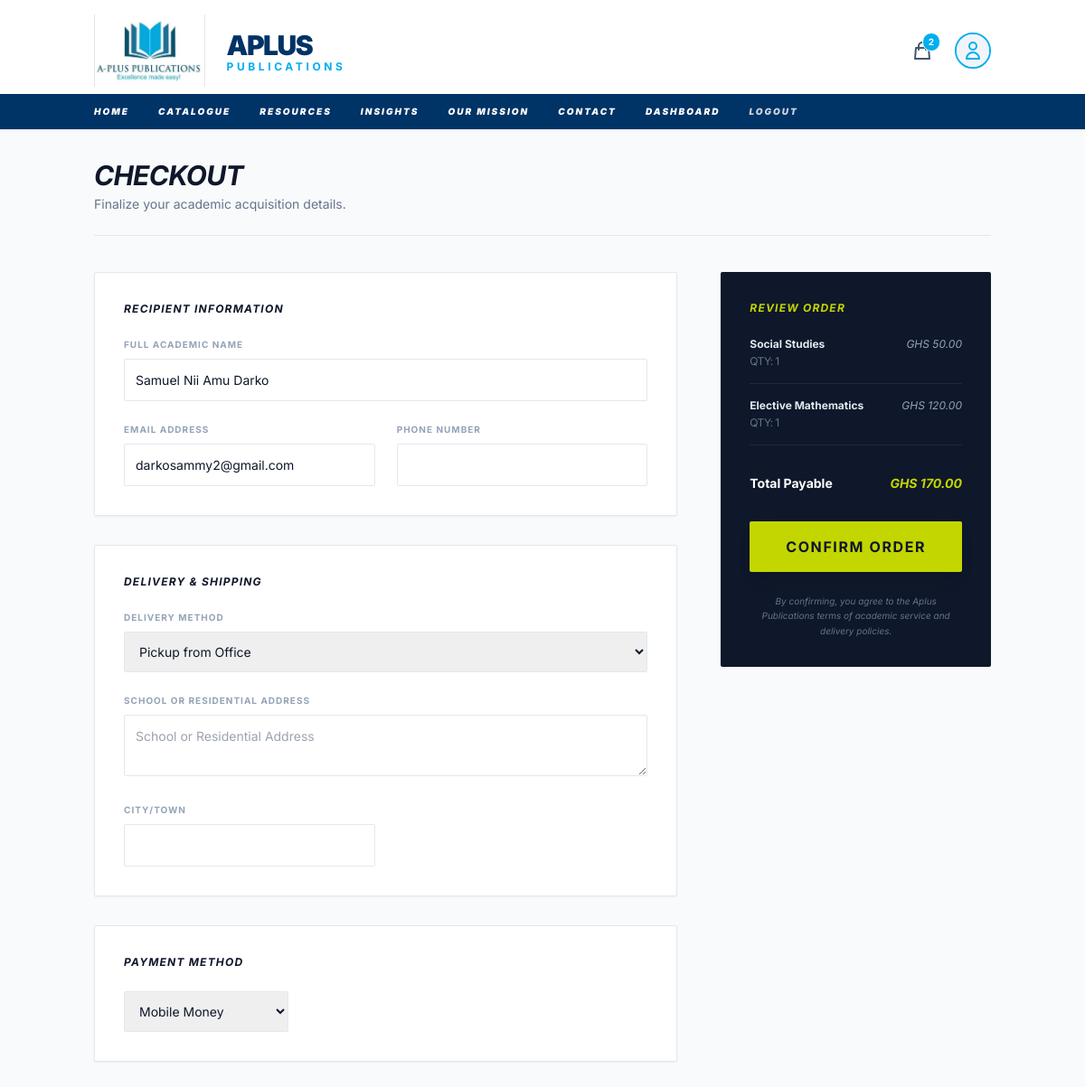
/orders/checkout/ (signed in), run on the app's committed database.
### accounts/models.py (models this page shows, shortened)
class User(AbstractUser):
    class Roles(models.TextChoices):
        STUDENT = 'STUDENT', _('Student')
        TEACHER = 'TEACHER', _('Teacher')
        PARENT = 'PARENT', _('Parent')
        SCHOOL = 'SCHOOL', _('School Admin')
    role = models.CharField(
        max_length=20,
        choices=Roles.choices,
        default=Roles.STUDENT,
        help_text=_("The primary academic role of the user.")
    )
    email = models.EmailField(_('email address'), unique=True)
    USERNAME_FIELD = 'email'
    REQUIRED_FIELDS = ['username', 'first_name', 'last_name']

### orders/models.py (models this page shows, shortened)
class CartItem(models.Model):
    cart = models.ForeignKey(Cart, on_delete=models.CASCADE, related_name='items')
    product = models.ForeignKey(Textbook, on_delete=models.CASCADE)
    quantity = models.PositiveIntegerField(default=1)
    added_at = models.DateTimeField(auto_now_add=True)
    class Meta:
        unique_together = ('cart', 'product')

### shop/models.py (models this page shows, shortened)
class Textbook(models.Model):
    class Curriculum(models.TextChoices):
        NACCA = 'NACCA', 'NaCCA'
        WAEC = 'WAEC', 'WAEC'
    class BookType(models.TextChoices):
        TEXTBOOK = 'TEXTBOOK', 'Textbook'
        WORKBOOK = 'WORKBOOK', 'Workbook'
        PAST_QUESTIONS = 'PAST_QUESTIONS', 'Past Questions'
    title = models.CharField(max_length=255)
    slug = models.SlugField(max_length=255, unique=True)
    subject = models.ForeignKey(Subject, on_delete=models.PROTECT, related_name='textbooks')
    academic_level = models.ForeignKey(AcademicLevel, on_delete=models.PROTECT, related_name='textbooks')
    book_type = models.CharField(max_length=20, choices=BookType.choices, default=BookType.TEXTBOOK)
    curriculum = models.CharField(max_length=10, choices=Curriculum.choices, default=Curriculum.NACCA)
    isbn = models.CharField("ISBN", max_length=20, unique=True, blank=True, null=True)
    description = models.TextField()
    cover_image = models.ImageField(upload_to='textbooks/covers/')
    price = models.DecimalField(max_digits=10, decimal_places=2, default=0.00)
    meta_title = models.CharField(max_length=70, blank=True, help_text="SEO title tag.")
    meta_description = models.CharField(max_length=160, blank=True, help_text="SEO meta description.")
    created_at = models.DateTimeField(auto_now_add=True)
    updated_at = models.DateTimeField(auto_now=True)
    class Meta:
        verbose_name = "Textbook"
        verbose_name_plural = "Textbooks"
        ordering = ['-created_at']

### orders/views.py (the view)
# urls.py: path('checkout/', views.checkout, name='checkout'),
def checkout(request):
    cart = get_or_create_cart(request)
    if cart.items.count() == 0:
        return redirect('shop:textbook_list')
    if request.method == 'POST':
        form = CheckoutForm(request.POST)
        if form.is_valid():
            with transaction.atomic():
                order = form.save(commit=False)
                if request.user.is_authenticated:
                    order.user = request.user
                total = sum(item.product.price * item.quantity for item in cart.items.all())
                order.total_amount = total
                order.save()
                for item in cart.items.all():
                    OrderItem.objects.create(
                        order=order,
                        product=item.product,
                        price=item.product.price,
                        quantity=item.quantity
                    )
                cart.items.all().delete()
                return redirect('orders:initiate_payment', order_id=order.order_id)
    else:
        initial_data = {}
        if request.user.is_authenticated:
            initial_data = {
                'full_name': request.user.get_full_name(),
                'email': request.user.email,
            }
        form = CheckoutForm(initial=initial_data)
    cart_total = sum(item.product.price * item.quantity for item in cart.items.all())
    return render(request, 'orders/checkout.html', {
        'cart': cart,
        'form': form,
        'cart_total': cart_total
    })

### orders/forms.py (shortened to what this page needs)
class CheckoutForm(forms.ModelForm):
    class Meta:
        model = Order
        fields = [
            'full_name', 'email', 'phone_number',
            'address', 'city', 'delivery_method', 'payment_method'
        ]
        widgets = {
            'address': forms.Textarea(attrs={'rows': 2, 'placeholder': 'School or Residential Address'}),
            'full_name': forms.TextInput(attrs={'placeholder': 'Full Academic/Professional Name'}),
        }
    def __init__(self, *args, **kwargs):
        super().__init__(*args, **kwargs)
        self.fields['address'].required = False

### orders/cart_utils.py (called while the page is built)
def get_or_create_cart(request):
    if request.user.is_authenticated:
        cart, created = Cart.objects.get_or_create(user=request.user)
    else:
        if not request.session.session_key:
            request.session.create()
        session_key = request.session.session_key
        cart, created = Cart.objects.get_or_create(session_key=session_key)
    return cart

### orders/context_processors.py (called while the page is built)
def cart_count(request):
    try:
        cart = get_or_create_cart(request)
        return {'cart_total_items': cart.total_items}
    except Exception:
        return {'cart_total_items': 0}

### orders/models.py (called while the page is built)
    @property
    def total_items(self):
        return sum(item.quantity for item in self.items.all())

### templates/orders/checkout.html (shortened to what this page needs)
{% extends 'base.html' %}
{% block content %}
<div class="container mx-auto px-4 py-8">
    <div class="mb-10 border-b pb-6">
        <h1 class="text-3xl font-bold tracking-tight text-slate-900 italic uppercase">Checkout</h1>
        <p class="text-slate-500 text-sm mt-1">Finalize your academic acquisition details.</p>
    </div>
    <form method="post" class="grid grid-cols-1 lg:grid-cols-3 gap-12">
        <div class="lg:col-span-2 space-y-8">
            <section class="bg-white border p-8 rounded-sm shadow-sm">
                <h2 class="text-xs font-bold uppercase tracking-widest text-brandBrown mb-6 italic">Recipient Information</h2>
                <div class="grid grid-cols-1 md:grid-cols-2 gap-6">
                    <div class="md:col-span-2">
                        <label class="block text-[10px] font-bold uppercase text-slate-400 mb-2 tracking-widest">Full Academic Name</label>
                        {{ form.full_name }}
                    </div>
                    <div>
                        <label class="block text-[10px] font-bold uppercase text-slate-400 mb-2 tracking-widest">Email Address</label>
                        {{ form.email }}
                    </div>
                    <div>
                        <label class="block text-[10px] font-bold uppercase text-slate-400 mb-2 tracking-widest">Phone Number</label>
                        {{ form.phone_number }}
                    </div>
                </div>
            </section>
            <section class="bg-white border p-8 rounded-sm shadow-sm">
                <h2 class="text-xs font-bold uppercase tracking-widest text-brandBrown mb-6 italic">Delivery & Shipping</h2>
                <div class="space-y-6">
                    <div>
                        <label class="block text-[10px] font-bold uppercase text-slate-400 mb-2 tracking-widest">Delivery Method</label>
                        {{ form.delivery_method }}
                    </div>
                    <div class="grid grid-cols-1 md:grid-cols-2 gap-6">
                        <div class="md:col-span-2">
                            <label class="block text-[10px] font-bold uppercase text-slate-400 mb-2 tracking-widest">School or Residential Address</label>
                            {{ form.address }}
                        </div>
                        <div>
                            <label class="block text-[10px] font-bold uppercase text-slate-400 mb-2 tracking-widest">City/Town</label>
                            {{ form.city }}
                        </div>
                    </div>
                </div>
            </section>
            <section class="bg-white border p-8 rounded-sm shadow-sm">
                <h2 class="text-xs font-bold uppercase tracking-widest text-brandBrown mb-6 italic">Payment Method</h2>
                <div class="grid grid-cols-1 md:grid-cols-3 gap-4">
                    {{ form.payment_method }}
                </div>
            </section>
        </div>
        <div class="space-y-6">
            <div class="bg-slate-900 text-white p-8 rounded-sm shadow-sm sticky top-24">
                <h2 class="text-xs font-bold uppercase tracking-widest text-brandGreen mb-6 italic">Review Order</h2>
                <div class="space-y-4 text-xs mb-8">
                    {% for item in cart.items.all %}
                    <div class="flex justify-between items-start border-b border-slate-800 pb-4">
                        <div class="pr-4">
                            <p class="font-bold text-slate-200 leading-tight">{{ item.product.title }}</p>
                            <p class="text-slate-500 mt-1 uppercase tracking-tighter">Qty: {{ item.quantity }}</p>
                        </div>
                        <span class="text-slate-400 italic">GHS {{ item.product.price }}</span>
                    </div>
                    {% endfor %}
                    <div class="flex justify-between pt-4 text-sm font-bold">
                        <span>Total Payable</span>
                        <span class="text-brandGreen italic">GHS {{ cart_total }}</span>
                    </div>
                </div>
                <button type="submit" class="w-full bg-brandGreen text-slate-900 py-4 rounded-sm font-bold uppercase tracking-widest hover:bg-brandBrown hover:text-white transition shadow-lg">
                    Confirm Order
                </button>
                <p class="text-[10px] text-slate-500 text-center mt-6 italic leading-relaxed">
                    By confirming, you agree to the Aplus Publications terms of academic service and delivery policies.
                </p>
            </div>
        </div>
    </form>
</div>
{% endblock %}

### templates/base.html (style rules this page uses)
body { font-family: 'Inter', sans-serif; }

### templates/orders/checkout.html (style rules this page uses)
input[type="text"], input[type="email"], input[type="tel"], select, textarea { width: 100%; border: 1px solid #e2e8f0; border-radius: 0.125rem; padding: 0.75rem; font-size: 0.875rem; transition: border-color 0.2s; }

### data on the page
User: email "darkosammy2@gmail.com"
CartItem: product "Social Studies", quantity "1", product.price "50.00"
CartItem: product "Elective Mathematics", quantity "1", product.price "120.00"

### other printed values
{{ cart_total_items|default:0 }} "2"
{{ cart_total }} "170.00"
